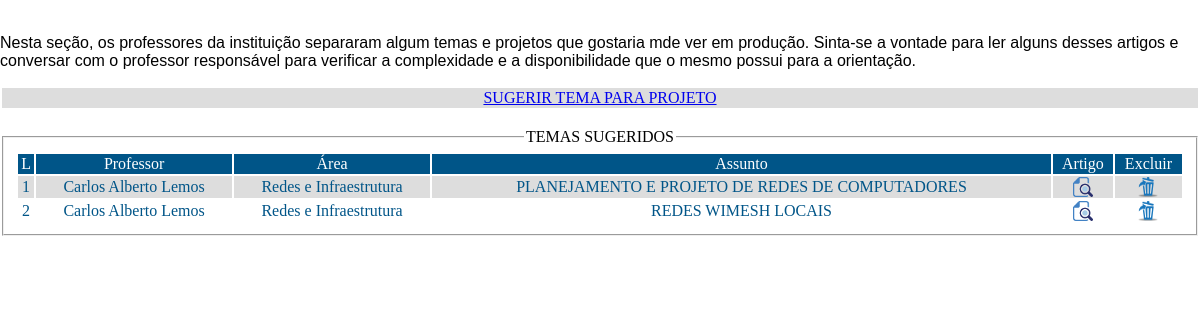
/recomendado/recomendados.php (signed in), run on the app's committed database.
### tables this page shows
CREATE TABLE IF NOT EXISTS `recomendado` (
  `id_recomendado` int(11) NOT NULL AUTO_INCREMENT,
  `id_professor` int(11) NOT NULL,
  `assunto` varchar(500) NOT NULL,
  `area` varchar(100) NOT NULL,
  `caminho_artigo` varchar(50) NOT NULL,
  PRIMARY KEY (`id_recomendado`),
  KEY `id_professor` (`id_professor`)
);

CREATE TABLE IF NOT EXISTS `professor` (
  `id_professor` int(11) NOT NULL AUTO_INCREMENT,
  `id_usuario` int(11) NOT NULL,
  `nome` varchar(250) NOT NULL,
  `matricula` int(11) NOT NULL,
  `email` varchar(150) NOT NULL,
  `status` varchar(15) NOT NULL,
  PRIMARY KEY (`id_professor`),
  KEY `id_usuario` (`id_usuario`)
);

### recomendado/recomendados.php (the view, shortened to what this page needs)
<html xmlns="http://www.w3.org/1999/xhtml" lang="pt-br" xml:lang="pt-br">
<?php
	$validacao = isset($_SESSION['validacao'] ) ? $_SESSION['validacao']  : '0';
	$tipo = isset($_SESSION['tipo'] ) ? $_SESSION['tipo']  : '';
	$sql_recomendado = "select id_recomendado,nome,area,assunto,caminho_artigo from recomendado,professor where professor.id_professor = recomendado.id_professor order by nome,area, assunto";
	$rs_recomendado = mysql_query($sql_recomendado);
	?>
		<head>
			<link rel="stylesheet" type="text/css" href="../css/estilos.css">
		</head>
		<div width="500" height="50"><br/>
			<p>Nesta seção, os professores da instituição separaram algum temas e projetos que gostaria mde ver em produção.
			Sinta-se a vontade para ler alguns desses artigos e conversar com o professor responsável para verificar a complexidade e a disponibilidade que o mesmo possui para a orientação.</p>
			<div>
			<?php
			if (($validacao == "1")&&($tipo=="P"))
			{
				echo "<table width='100%'>
					<tr>
						<td align='center' colspan='10' bgcolor='#dddddd'><a href='sugerir.php' > SUGERIR TEMA PARA PROJETO</a></td>
					</tr>
				</table><br>";
			}
			?>
			</div>
			<fieldset >
				<legend align='center'> TEMAS SUGERIDOS</legend>
						<?php
							if (mysql_affected_rows()==0){
								echo "<table width='100%'>
									<tr>
										<td align='center' colspan='10' bgcolor='#dddddd'>N&#227;o existem resultados para a pesquisa</td>
									</tr>
									</table>";
							}
							else
							{
								echo("
								<table width='100%'>
									<tr bgcolor='#005588' style='color:white; font-family:Cambria;'>
										<td align='center'>L</td>
										<td align='center'>Professor</td>
										<td align='center'>Área</td>
										<td align='center'>Assunto</td>
										<td align='center'>Artigo</td>");
								if (($validacao == "1")&&($tipo=="P"))
								{
									echo("
										<td align='center'>Excluir</td>");
								}
									echo("</tr>");
								$contador=0;
								while ($linha_recomendado=mysql_fetch_array($rs_recomendado)) {
									$id_recomendado=$linha_recomendado['id_recomendado'];
									$professor=$linha_recomendado['nome'];
									$assunto=$linha_recomendado['assunto'];
									$area=$linha_recomendado['area'];
									$caminho_artigo=$linha_recomendado['caminho_artigo'];
									if ($contador%2==0){
										$cor="#dddddd";
										}
									else{
										$cor="#ffffff";
									}
									$contador = $contador+1;
									echo("
										<tr bgcolor='$cor' style='color:#005588; font-family:Cambria;'>
											<td align='center'>$contador</td>
											<td align='center'>$professor</td>
											<td align='center'>$area</td>
											<td align='center'>$assunto</td>
											<td align='center'><a href='$caminho_artigo' target=”new”><img src='../img/view.png' width='20' height='20'></a></td>
										");
										if (($validacao == "1")&&($tipo=="P"))
										{
											echo("
												<td align='center'><a href='cadastrar_recomendados.php?cmd=excluir&id_recomendado=$id_recomendado'><img src='../img/excluir.png' width='20' height='20'></a></td>");
										}
										echo("</tr>
										");
								}
							}
						?>
				</fieldset>
		</div>
</html>

### css/estilos.css (style rules this page uses)
p { font-family:Arial, Helvetica, sans-serif; }

### data on the page
recomendado: id_professor.nome "Carlos Alberto Lemos", area "Redes e Infraestrutura", assunto "PLANEJAMENTO E PROJETO DE REDES DE COMPUTADORES"
recomendado: id_professor.nome "Carlos Alberto Lemos", area "Redes e Infraestrutura", assunto "REDES WIMESH LOCAIS"
